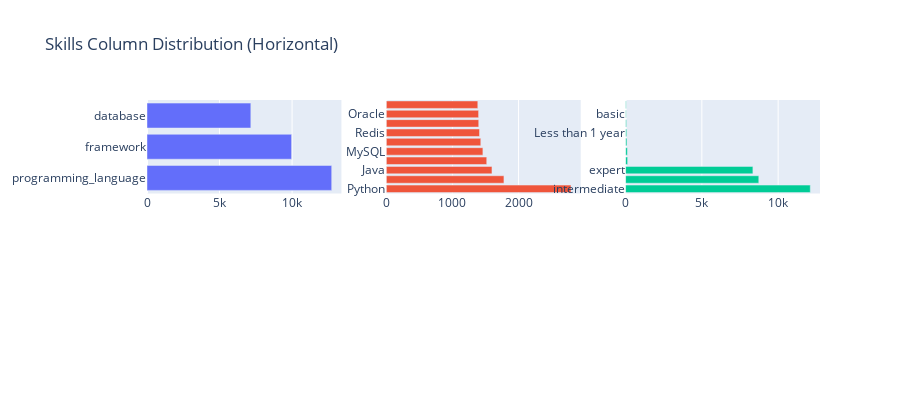

The notebook cell saved with this chart:
### Code cell
df.distribute_skills_horizontal()

### Figure 1 — Plotly figure (JSON) as saved in the notebook; plotly's stock layout.template omitted (floating-point values rounded to 4 significant figures)
{"data": [{"name": "skill_type", "orientation": "h", "showlegend": false, "type": "bar", "x": [12732, 9967, 7157], "xaxis": "x", "y": ["programming_language", "framework", "database"], "yaxis": "y"}, {"name": "skill_name", "orientation": "h", "showlegend": false, "type": "bar", "x": [2793, 1779, 1598, 1519, 1461, 1429, 1410, 1398, 1396, 1384], "xaxis": "x2", "y": ["Python", "JavaScript", "Java", "React", "MySQL", "MongoDB", "Redis", "Node.js", "Oracle", "Ruby"], "yaxis": "y2"}, {"name": "skill_level", "orientation": "h", "showlegend": false, "type": "bar", "x": [12106, 8731, 8345, 134, 116, 86, 73, 61, 39, 39], "xaxis": "x3", "y": ["intermediate", "beginner", "expert", "Basic", "", "Not Provided", "Less than 1 year", "advanced", "basic", "31 months"], "yaxis": "y3"}], "layout": {"height": 400, "showlegend": false, "title": {"text": "Skills Column Distribution (Horizontal)"}, "xaxis": {"anchor": "y", "domain": [0, 0.2889]}, "xaxis2": {"anchor": "y2", "domain": [0.3556, 0.6444]}, "xaxis3": {"anchor": "y3", "domain": [0.7111, 1]}, "xaxis4": {"anchor": "y4", "domain": [0, 0.2889]}, "xaxis5": {"anchor": "y5", "domain": [0.3556, 0.6444]}, "xaxis6": {"anchor": "y6", "domain": [0.7111, 1]}, "yaxis": {"anchor": "x", "domain": [0.575, 1]}, "yaxis2": {"anchor": "x2", "domain": [0.575, 1]}, "yaxis3": {"anchor": "x3", "domain": [0.575, 1]}, "yaxis4": {"anchor": "x4", "domain": [0, 0.425]}, "yaxis5": {"anchor": "x5", "domain": [0, 0.425]}, "yaxis6": {"anchor": "x6", "domain": [0, 0.425]}}}
